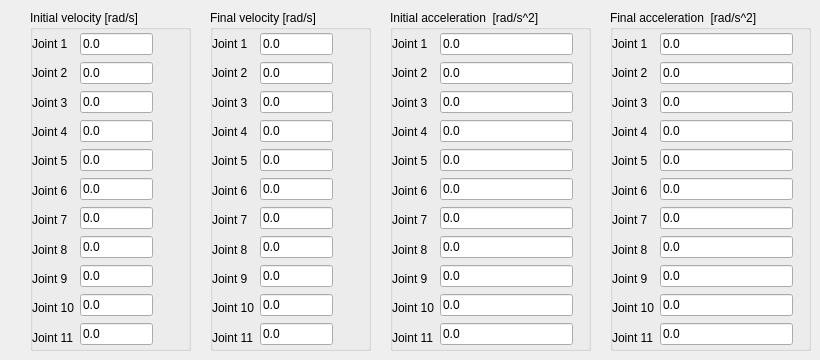
   <widget class="QWidget" name="tab_hump_bounds_right">
    <attribute name="title">
     <string>Boundary conditions (right)</string>
    </attribute>
    <widget class="QGroupBox" name="groupBox_init_vel">
     <property name="geometry">
      <rect>
       <x>30</x>
       <y>10</y>
       <width>161</width>
       <height>341</height>
      </rect>
     </property>
     <property name="title">
      <string>Initial velocity [rad/s]</string>
     </property>
     <widget class="QWidget" name="layoutWidget">
      <property name="geometry">
       <rect>
        <x>2</x>
        <y>22</y>
        <width>121</width>
        <height>317</height>
       </rect>
      </property>
      <layout class="QHBoxLayout" name="horizontalLayout_4">
       <item>
        <layout class="QVBoxLayout" name="verticalLayout_17">
         <item>
          <widget class="QLabel" name="label_35">
           <property name="text">
            <string>Joint 1</string>
           </property>
          </widget>
         </item>
         <item>
          <widget class="QLabel" name="label_36">
           <property name="text">
            <string>Joint 2</string>
           </property>
          </widget>
         </item>
         <item>
          <widget class="QLabel" name="label_37">
           <property name="text">
            <string>Joint 3</string>
           </property>
          </widget>
         </item>
         <item>
          <widget class="QLabel" name="label_43">
           <property name="text">
            <string>Joint 4</string>
           </property>
          </widget>
         </item>
         <item>
          <widget class="QLabel" name="label_45">
           <property name="text">
            <string>Joint 5</string>
           </property>
          </widget>
         </item>
         <item>
          <widget class="QLabel" name="label_46">
           <property name="text">
            <string>Joint 6</string>
           </property>
          </widget>
         </item>
         <item>
          <widget class="QLabel" name="label_47">
           <property name="text">
            <string>Joint 7</string>
           </property>
          </widget>
         </item>
         <item>
          <widget class="QLabel" name="label_48">
           <property name="text">
            <string>Joint 8</string>
           </property>
          </widget>
         </item>
         <item>
          <widget class="QLabel" name="label_49">
           <property name="text">
            <string>Joint 9</string>
           </property>
          </widget>
         </item>
         <item>
          <widget class="QLabel" name="label_50">
           <property name="text">
            <string>Joint 10</string>
           </property>
          </widget>
         </item>
         <item>
          <widget class="QLabel" name="label_51">
           <property name="text">
            <string>Joint 11</string>
           </property>
          </widget>
         </item>
        </layout>
       </item>
       <item>
        <layout class="QVBoxLayout" name="verticalLayout_18">
         <item>
          <widget class="QLineEdit" name="lineEdit_init_vel_1_right">
           <property name="text">
            <string>0.0</string>
           </property>
          </widget>
         </item>
         <item>
          <widget class="QLineEdit" name="lineEdit_init_vel_2_right">
           <property name="text">
            <string>0.0</string>
           </property>
          </widget>
         </item>
         <item>
          <widget class="QLineEdit" name="lineEdit_init_vel_3_right">
           <property name="text">
            <string>0.0</string>
           </property>
          </widget>
         </item>
         <item>
          <widget class="QLineEdit" name="lineEdit_init_vel_4_right">
           <property name="text">
            <string>0.0</string>
           </property>
          </widget>
         </item>
         <item>
          <widget class="QLineEdit" name="lineEdit_init_vel_5_right">
           <property name="text">
            <string>0.0</string>
           </property>
          </widget>
         </item>
         <item>
          <widget class="QLineEdit" name="lineEdit_init_vel_6_right">
           <property name="text">
            <string>0.0</string>
           </property>
          </widget>
         </item>
         <item>
          <widget class="QLineEdit" name="lineEdit_init_vel_7_right">
           <property name="text">
            <string>0.0</string>
           </property>
          </widget>
         </item>
         <item>
          <widget class="QLineEdit" name="lineEdit_init_vel_8_right">
           <property name="text">
            <string>0.0</string>
           </property>
          </widget>
         </item>
         <item>
          <widget class="QLineEdit" name="lineEdit_init_vel_9_right">
           <property name="text">
            <string>0.0</string>
           </property>
          </widget>
         </item>
         <item>
          <widget class="QLineEdit" name="lineEdit_init_vel_10_right">
           <property name="text">
            <string>0.0</string>
           </property>
          </widget>
         </item>
         <item>
          <widget class="QLineEdit" name="lineEdit_init_vel_11_right">
           <property name="text">
            <string>0.0</string>
           </property>
          </widget>
         </item>
        </layout>
       </item>
      </layout>
     </widget>
    </widget>
    <widget class="QGroupBox" name="groupBox_init_acc">
     <property name="geometry">
      <rect>
       <x>390</x>
       <y>10</y>
       <width>201</width>
       <height>341</height>
      </rect>
     </property>
     <property name="title">
      <string>Initial acceleration  [rad/s^2]</string>
     </property>
     <widget class="QWidget" name="layoutWidget_3">
      <property name="geometry">
       <rect>
        <x>2</x>
        <y>22</y>
        <width>181</width>
        <height>317</height>
       </rect>
      </property>
      <layout class="QHBoxLayout" name="horizontalLayout_15">
       <item>
        <layout class="QVBoxLayout" name="verticalLayout_21">
         <item>
          <widget class="QLabel" name="label_72">
           <property name="text">
            <string>Joint 1</string>
           </property>
          </widget>
         </item>
         <item>
          <widget class="QLabel" name="label_73">
           <property name="text">
            <string>Joint 2</string>
           </property>
          </widget>
         </item>
         <item>
          <widget class="QLabel" name="label_74">
           <property name="text">
            <string>Joint 3</string>
           </property>
          </widget>
         </item>
         <item>
          <widget class="QLabel" name="label_75">
           <property name="text">
            <string>Joint 4</string>
           </property>
          </widget>
         </item>
         <item>
          <widget class="QLabel" name="label_76">
           <property name="text">
            <string>Joint 5</string>
           </property>
          </widget>
         </item>
         <item>
          <widget class="QLabel" name="label_77">
           <property name="text">
            <string>Joint 6</string>
           </property>
          </widget>
         </item>
         <item>
          <widget class="QLabel" name="label_78">
           <property name="text">
            <string>Joint 7</string>
           </property>
          </widget>
         </item>
         <item>
          <widget class="QLabel" name="label_79">
           <property name="text">
            <string>Joint 8</string>
           </property>
          </widget>
         </item>
         <item>
          <widget class="QLabel" name="label_80">
           <property name="text">
            <string>Joint 9</string>
           </property>
          </widget>
         </item>
         <item>
          <widget class="QLabel" name="label_81">
           <property name="text">
            <string>Joint 10</string>
           </property>
          </widget>
         </item>
         <item>
          <widget class="QLabel" name="label_82">
           <property name="text">
            <string>Joint 11</string>
           </property>
          </widget>
         </item>
        </layout>
       </item>
       <item>
        <layout class="QVBoxLayout" name="verticalLayout_22">
         <item>
          <widget class="QLineEdit" name="lineEdit_init_acc_1_right">
           <property name="text">
            <string>0.0</string>
           </property>
          </widget>
         </item>
         <item>
          <widget class="QLineEdit" name="lineEdit_init_acc_2_right">
           <property name="text">
            <string>0.0</string>
           </property>
          </widget>
         </item>
         <item>
          <widget class="QLineEdit" name="lineEdit_init_acc_3_right">
           <property name="text">
            <string>0.0</string>
           </property>
          </widget>
         </item>
         <item>
          <widget class="QLineEdit" name="lineEdit_init_acc_4_right">
           <property name="text">
            <string>0.0</string>
           </property>
          </widget>
         </item>
         <item>
          <widget class="QLineEdit" name="lineEdit_init_acc_5_right">
           <property name="text">
            <string>0.0</string>
           </property>
          </widget>
         </item>
         <item>
          <widget class="QLineEdit" name="lineEdit_init_acc_6_right">
           <property name="text">
            <string>0.0</string>
           </property>
          </widget>
         </item>
         <item>
          <widget class="QLineEdit" name="lineEdit_init_acc_7_right">
           <property name="text">
            <string>0.0</string>
           </property>
          </widget>
         </item>
         <item>
          <widget class="QLineEdit" name="lineEdit_init_acc_8_right">
           <property name="text">
            <string>0.0</string>
           </property>
          </widget>
         </item>
         <item>
          <widget class="QLineEdit" name="lineEdit_init_acc_9_right">
           <property name="text">
            <string>0.0</string>
           </property>
          </widget>
         </item>
         <item>
          <widget class="QLineEdit" name="lineEdit_init_acc_10_right">
           <property name="text">
            <string>0.0</string>
           </property>
          </widget>
         </item>
         <item>
          <widget class="QLineEdit" name="lineEdit_init_acc_11_right">
           <property name="text">
            <string>0.0</string>
           </property>
          </widget>
         </item>
        </layout>
       </item>
      </layout>
     </widget>
    </widget>
    <widget class="QGroupBox" name="groupBox_final_vel">
     <property name="geometry">
      <rect>
       <x>210</x>
       <y>10</y>
       <width>161</width>
       <height>341</height>
      </rect>
     </property>
     <property name="title">
      <string>Final velocity [rad/s]</string>
     </property>
     <widget class="QWidget" name="layoutWidget_2">
      <property name="geometry">
       <rect>
        <x>2</x>
        <y>22</y>
        <width>121</width>
        <height>317</height>
       </rect>
      </property>
      <layout class="QHBoxLayout" name="horizontalLayout_7">
       <item>
        <layout class="QVBoxLayout" name="verticalLayout_19">
         <item>
          <widget class="QLabel" name="label_52">
           <property name="text">
            <string>Joint 1</string>
           </property>
          </widget>
         </item>
         <item>
          <widget class="QLabel" name="label_53">
           <property name="text">
            <string>Joint 2</string>
           </property>
          </widget>
         </item>
         <item>
          <widget class="QLabel" name="label_63">
           <property name="text">
            <string>Joint 3</string>
           </property>
          </widget>
         </item>
         <item>
          <widget class="QLabel" name="label_64">
           <property name="text">
            <string>Joint 4</string>
           </property>
          </widget>
         </item>
         <item>
          <widget class="QLabel" name="label_65">
           <property name="text">
            <string>Joint 5</string>
           </property>
          </widget>
         </item>
         <item>
          <widget class="QLabel" name="label_66">
           <property name="text">
            <string>Joint 6</string>
           </property>
          </widget>
         </item>
         <item>
          <widget class="QLabel" name="label_67">
           <property name="text">
            <string>Joint 7</string>
           </property>
          </widget>
         </item>
         <item>
          <widget class="QLabel" name="label_68">
           <property name="text">
            <string>Joint 8</string>
           </property>
          </widget>
         </item>
         <item>
          <widget class="QLabel" name="label_69">
           <property name="text">
            <string>Joint 9</string>
           </property>
          </widget>
         </item>
         <item>
          <widget class="QLabel" name="label_70">
           <property name="text">
            <string>Joint 10</string>
           </property>
          </widget>
         </item>
         <item>
          <widget class="QLabel" name="label_71">
           <property name="text">
            <string>Joint 11</string>
           </property>
          </widget>
         </item>
        </layout>
       </item>
       <item>
        <layout class="QVBoxLayout" name="verticalLayout_20">
         <item>
          <widget class="QLineEdit" name="lineEdit_final_vel_1_right">
           <property name="text">
            <string>0.0</string>
           </property>
          </widget>
         </item>
         <item>
          <widget class="QLineEdit" name="lineEdit_final_vel_2_right">
           <property name="text">
            <string>0.0</string>
           </property>
          </widget>
         </item>
         <item>
          <widget class="QLineEdit" name="lineEdit_final_vel_3_right">
           <property name="text">
            <string>0.0</string>
           </property>
          </widget>
         </item>
         <item>
          <widget class="QLineEdit" name="lineEdit_final_vel_4_right">
           <property name="text">
            <string>0.0</string>
           </property>
          </widget>
         </item>
         <item>
          <widget class="QLineEdit" name="lineEdit_final_vel_5_right">
           <property name="text">
            <string>0.0</string>
           </property>
          </widget>
         </item>
         <item>
          <widget class="QLineEdit" name="lineEdit_final_vel_6_right">
           <property name="text">
            <string>0.0</string>
           </property>
          </widget>
         </item>
         <item>
          <widget class="QLineEdit" name="lineEdit_final_vel_7_right">
           <property name="text">
            <string>0.0</string>
           </property>
          </widget>
         </item>
         <item>
          <widget class="QLineEdit" name="lineEdit_final_vel_8_right">
           <property name="text">
            <string>0.0</string>
           </property>
          </widget>
         </item>
         <item>
          <widget class="QLineEdit" name="lineEdit_final_vel_9_right">
           <property name="text">
            <string>0.0</string>
           </property>
          </widget>
         </item>
         <item>
          <widget class="QLineEdit" name="lineEdit_final_vel_10_right">
           <property name="text">
            <string>0.0</string>
           </property>
          </widget>
         </item>
         <item>
          <widget class="QLineEdit" name="lineEdit_final_vel_11_right">
           <property name="text">
            <string>0.0</string>
           </property>
          </widget>
         </item>
        </layout>
       </item>
      </layout>
     </widget>
    </widget>
    <widget class="QGroupBox" name="groupBox_final_acc">
     <property name="geometry">
      <rect>
       <x>610</x>
       <y>10</y>
       <width>201</width>
       <height>341</height>
      </rect>
     </property>
     <property name="title">
      <string>Final acceleration  [rad/s^2]</string>
     </property>
     <widget class="QWidget" name="layoutWidget_4">
      <property name="geometry">
       <rect>
        <x>2</x>
        <y>22</y>
        <width>181</width>
        <height>317</height>
       </rect>
      </property>
      <layout class="QHBoxLayout" name="horizontalLayout_20">
       <item>
        <layout class="QVBoxLayout" name="verticalLayout_24">
         <item>
          <widget class="QLabel" name="label_83">
           <property name="text">
            <string>Joint 1</string>
           </property>
          </widget>
         </item>
         <item>
          <widget class="QLabel" name="label_84">
           <property name="text">
            <string>Joint 2</string>
           </property>
          </widget>
         </item>
         <item>
          <widget class="QLabel" name="label_85">
           <property name="text">
            <string>Joint 3</string>
           </property>
          </widget>
         </item>
         <item>
          <widget class="QLabel" name="label_86">
           <property name="text">
            <string>Joint 4</string>
           </property>
          </widget>
         </item>
         <item>
          <widget class="QLabel" name="label_87">
           <property name="text">
            <string>Joint 5</string>
           </property>
          </widget>
         </item>
         <item>
          <widget class="QLabel" name="label_88">
           <property name="text">
            <string>Joint 6</string>
           </property>
          </widget>
         </item>
         <item>
          <widget class="QLabel" name="label_89">
           <property name="text">
            <string>Joint 7</string>
           </property>
          </widget>
         </item>
         <item>
          <widget class="QLabel" name="label_90">
           <property name="text">
            <string>Joint 8</string>
           </property>
          </widget>
         </item>
         <item>
          <widget class="QLabel" name="label_91">
           <property name="text">
            <string>Joint 9</string>
           </property>
          </widget>
         </item>
         <item>
          <widget class="QLabel" name="label_92">
           <property name="text">
            <string>Joint 10</string>
           </property>
          </widget>
         </item>
         <item>
          <widget class="QLabel" name="label_93">
           <property name="text">
            <string>Joint 11</string>
           </property>
          </widget>
         </item>
        </layout>
       </item>
       <item>
        <layout class="QVBoxLayout" name="verticalLayout_25">
         <item>
          <widget class="QLineEdit" name="lineEdit_final_acc_1_right">
           <property name="text">
            <string>0.0</string>
           </property>
          </widget>
         </item>
         <item>
          <widget class="QLineEdit" name="lineEdit_final_acc_2_right">
           <property name="text">
            <string>0.0</string>
           </property>
          </widget>
         </item>
         <item>
          <widget class="QLineEdit" name="lineEdit_final_acc_3_right">
           <property name="text">
            <string>0.0</string>
           </property>
          </widget>
         </item>
         <item>
          <widget class="QLineEdit" name="lineEdit_final_acc_4_right">
           <property name="text">
            <string>0.0</string>
           </property>
          </widget>
         </item>
         <item>
          <widget class="QLineEdit" name="lineEdit_final_acc_5_right">
           <property name="text">
            <string>0.0</string>
           </property>
          </widget>
         </item>
         <item>
          <widget class="QLineEdit" name="lineEdit_final_acc_6_right">
           <property name="text">
            <string>0.0</string>
           </property>
          </widget>
         </item>
         <item>
          <widget class="QLineEdit" name="lineEdit_final_acc_7_right">
           <property name="text">
            <string>0.0</string>
           </property>
          </widget>
         </item>
         <item>
          <widget class="QLineEdit" name="lineEdit_final_acc_8_right">
           <property name="text">
            <string>0.0</string>
           </property>
          </widget>
         </item>
         <item>
          <widget class="QLineEdit" name="lineEdit_final_acc_9_right">
           <property name="text">
            <string>0.0</string>
           </property>
          </widget>
         </item>
         <item>
          <widget class="QLineEdit" name="lineEdit_final_acc_10_right">
           <property name="text">
            <string>0.0</string>
           </property>
          </widget>
         </item>
         <item>
          <widget class="QLineEdit" name="lineEdit_final_acc_11_right">
           <property name="text">
            <string>0.0</string>
           </property>
          </widget>
         </item>
        </layout>
       </item>
      </layout>
     </widget>
    </widget>
   </widget>
